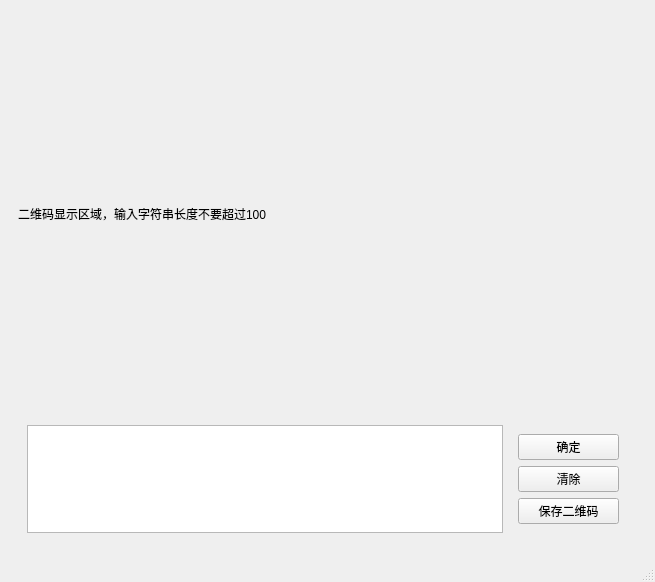
<?xml version="1.0" encoding="UTF-8"?>
<ui version="4.0">
 <class>MainWindow</class>
 <widget class="QMainWindow" name="MainWindow">
  <property name="geometry">
   <rect>
    <x>0</x>
    <y>0</y>
    <width>655</width>
    <height>582</height>
   </rect>
  </property>
  <property name="minimumSize">
   <size>
    <width>400</width>
    <height>400</height>
   </size>
  </property>
  <property name="windowTitle">
   <string>MainWindow</string>
  </property>
  <widget class="QWidget" name="centralwidget">
   <layout class="QVBoxLayout" name="verticalLayout_2">
    <item>
     <widget class="QWidget" name="widget" native="true">
      <layout class="QVBoxLayout" name="verticalLayout" stretch="4,1">
       <item>
        <widget class="QLabel" name="label">
         <property name="text">
          <string>二维码显示区域，输入字符串长度不要超过100</string>
         </property>
        </widget>
       </item>
       <item>
        <widget class="QWidget" name="widget_2" native="true">
         <layout class="QHBoxLayout" name="horizontalLayout" stretch="4,1">
          <item>
           <widget class="QTextEdit" name="textEdit">
            <property name="markdown">
             <string notr="true"/>
            </property>
            <property name="html">
             <string notr="true">&lt;!DOCTYPE HTML PUBLIC &quot;-//W3C//DTD HTML 4.0//EN&quot; &quot;http://www.w3.org/TR/REC-html40/strict.dtd&quot;&gt;
&lt;html&gt;&lt;head&gt;&lt;meta name=&quot;qrichtext&quot; content=&quot;1&quot; /&gt;&lt;style type=&quot;text/css&quot;&gt;
p, li { white-space: pre-wrap; }
&lt;/style&gt;&lt;/head&gt;&lt;body style=&quot; font-family:'Sans'; font-size:10pt; font-weight:400; font-style:normal;&quot;&gt;
&lt;p style=&quot;-qt-paragraph-type:empty; margin-top:0px; margin-bottom:0px; margin-left:0px; margin-right:0px; -qt-block-indent:0; text-indent:0px;&quot;&gt;&lt;br /&gt;&lt;/p&gt;&lt;/body&gt;&lt;/html&gt;</string>
            </property>
            <property name="acceptRichText">
             <bool>false</bool>
            </property>
            <property name="placeholderText">
             <string/>
            </property>
           </widget>
          </item>
          <item>
           <widget class="QWidget" name="widget_3" native="true">
            <layout class="QVBoxLayout" name="verticalLayout_3">
             <item>
              <widget class="QPushButton" name="pushButton">
               <property name="text">
                <string>确定</string>
               </property>
              </widget>
             </item>
             <item>
              <widget class="QPushButton" name="pushButton_2">
               <property name="text">
                <string>清除</string>
               </property>
              </widget>
             </item>
             <item>
              <widget class="QPushButton" name="pushButton_3">
               <property name="text">
                <string>保存二维码</string>
               </property>
              </widget>
             </item>
            </layout>
           </widget>
          </item>
         </layout>
        </widget>
       </item>
      </layout>
     </widget>
    </item>
   </layout>
  </widget>
  <widget class="QMenuBar" name="menubar">
   <property name="geometry">
    <rect>
     <x>0</x>
     <y>0</y>
     <width>655</width>
     <height>22</height>
    </rect>
   </property>
  </widget>
  <widget class="QStatusBar" name="statusbar"/>
 </widget>
 <resources/>
 <connections/>
</ui>
